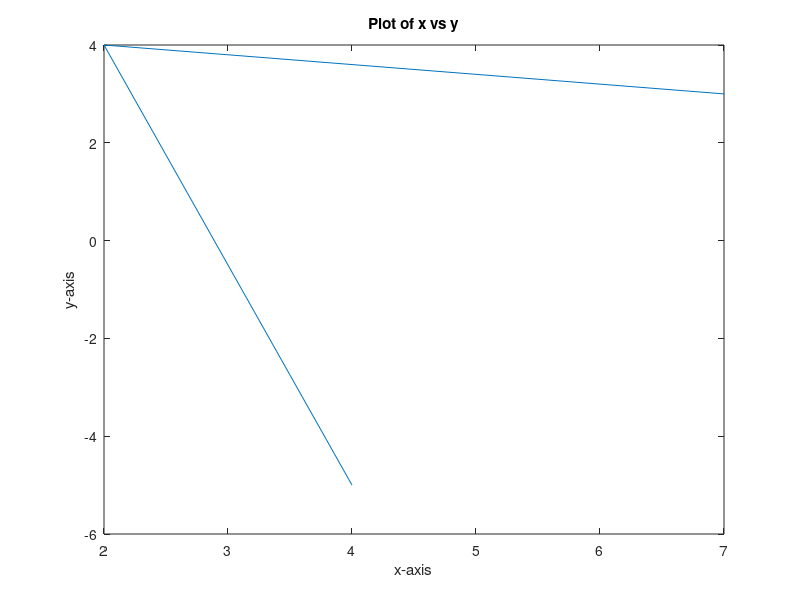
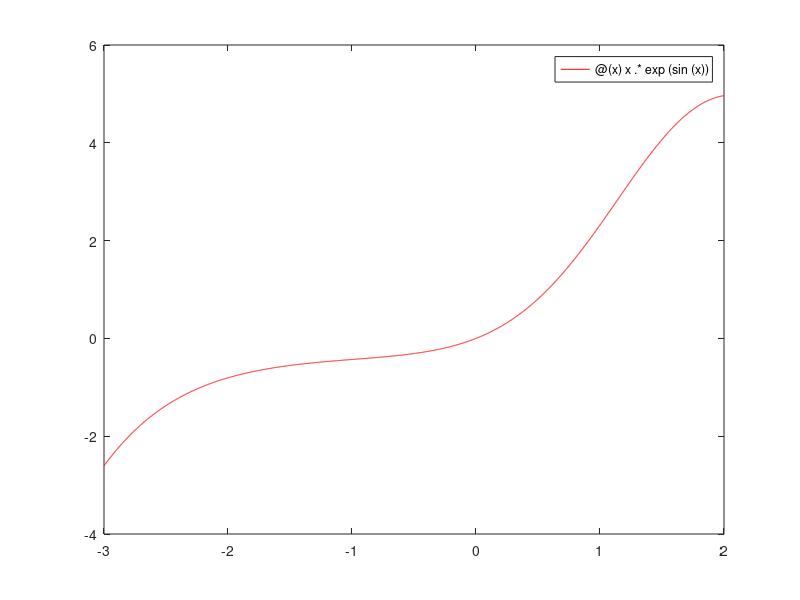
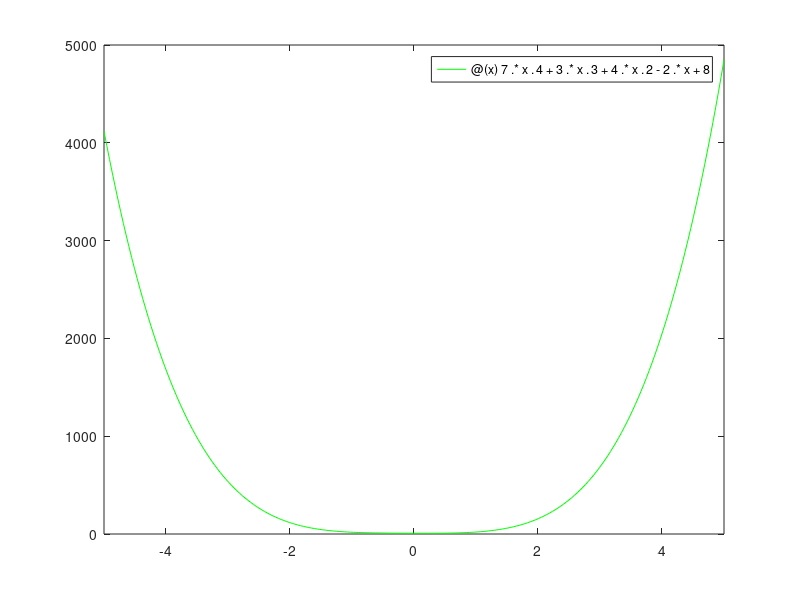

Reproduce these figures in MATLAB, in order.
clc
clear
% Iseseisev töö nr. 1

disp("Ülesanne 1.")
fprintf('a) %.4e\n', 2^(4^3)        );
fprintf('b) %.4f\n', (2^4)^3        );
fprintf('c) %.4f\n', log(cos(10^0)) );
fprintf('d) %.4f\n\n', log10(-pi)   );

disp("Ülesanne 2.")
fprintf('a) %.4f\n', 5*sqrt(3)/8 + 15*(1/13 - 2/(5*4^3) - 1/(8*2^5)) );
fprintf('b) %.4f\n\n', sqrt(2 + sqrt(2 + sqrt(2 + sqrt(2)))) );

disp("Ülesanne 3.")
tic;
(-64.)^(1/3)    % NOTE: What????
toc
%{ 
EDIT: See konkreetne sytnax loeb arvu -64 kui kompleksarvu 
ning avaldab selle järgmisel kujul:
     -64 = 64 * (-1 + 0j) = 64 * (cos(pi) + i*sin(pi)) .
Kuna antud arv on võetud ka astmesse, siis tuleb rakendada
de Moivre valemit
     z^n = r^n * (cos(n*phi) + i*sin(n*phi))
ehk
     z^n = 64^(1/3)*(cos(pi/3) + i*sin(pi/3)) =
         = 4 * (1/2 + i*sqrt(3)/2) = 
         = 2 + 2*sqrt(3)*i = 2 + 3.4641*i
%}

tic;
-64.^(1/3)      % Normaalne viis. Kõige kiirem.
toc

tic;
nthroot(-64, 3)
toc
fprintf("\n");

disp("Ülesanne 4.")
r = 3;
h = 13;
V = pi*(r^2)*h
fprintf("\n");

disp("Ülesanne 5.")
x4  = 4.0;
mn_ = 2.0;
pi  = 3;
%_x7 = 7.0;
y2z = 2.0;
%3y = 3.0;
fprintf("[OK] x4\n");
fprintf("[OK] mn_\n");
fprintf("[OK] pi\n");
fprintf("[X]  _x7\n");
fprintf("[OK] y2z\n");
fprintf("[X]  3y\n\n");

disp("Ülesanne 6.")
disp(1:6)      % võib ka lic [1:6]
disp(5:9)      % [5:9]
disp(1:3:10)   % [1:3:10]
disp(3:2:14)   % [3:2:14]
fprintf("\n");

disp("Ülesanne 7.")
disp("y = linspace(x1,x2) tagastab rea vektori, mis koosneb 100 ühtlaselt jaotatud punktist vahemikus x1 kuni x2.")
disp("y = linspace(x1,x2,n) genereerib n punkti. Punktide vahe on (x2-x1)/(n-1).")
fprintf("\n");

disp("Ülesanne 8.")
linspace(1,4,2)
linspace(1,4,6)
fprintf("\n");

disp("Ülesanne 9.")
disp("a ^ 3  - astendamine")
disp("a .^ 3 - komponentide kaupa astendamine")
fprintf("\n");

disp("Ülesanne 10.")
sum = 0.0;
for i = 1:51    % 2n-1=101 --> 2n=102 --> n=51
    sum = sum + 1/(2*i-1);
end
sum
fprintf("\n");

disp("Ülesanne 11.")
alpha = [0., 30., 45., 60., 90.];
for j = 1:length(alpha)
    disp( (sin(alpha(j)))^2 + (cos(alpha(j)))^2 == 1 )
end
fprintf("\n");

disp("Ülesanne 12.")
A = [ 4. -1. 3. 10.
      0.  7. 9. 12.
     21. -6. 2.  8.];

B = [15. -12.  0.  4.
      1.   6. -3.  1.
     -5.   5.  14.  20.]; 

C = [-4.   7.  3. 11.
     31. -18. -2.  4.
     70.   1.  2. 22.];

(5*A - 8*B) * transpose(C)
fprintf("\n");

disp("Ülesanne 13.")
[0, 1; 2, 3]^2
[0, 1; 2, 3].^2
fprintf("\n");

disp("Ülesanne 14.")
clear A B 
A = [1. -1.  3. 0.
     2.  0. -1. 2.];

B = [4. 2. -1. 2.
     3. 1.  5. 0.];

disp("A+B")
disp(A+B)
disp("A.*B")
disp(A.*B)
disp("A/B")
disp(A/B)
disp("A./B")
disp(A./B)
disp("A.^B")
disp(A.^B)
fprintf("\n");

disp("Ülesanne 15.")
clear A B
A = [1  5; 12 7; 4 3]
B = [-9 2 9; 15 6 11]

%C = A*B;
%fprintf('a) C = A*B %.4f\n', C);
%fprintf('b) C^T, C^-1, det(C) %.4f\n', C);

disp("a) C = A*B")
C = A*B

disp("b) C^T")
transpose(C)

disp("C^-1")
inv(C)    % NOTE: Pöördmaatriksit vist ei leidu.

disp("det(C)")
det(C)

fprintf("\nc) a_22 - 6b_13\n");
A(2,2) - 6*B(1,3)
fprintf("\n");


disp("Ülesanne 16.")
a = [4, 3 , -5, 6];
b = [8; -2; 1; 9];
fprintf('a*b = %.f \n\n', a*b);

disp("Ülesanne 17.")
clear A
A = [1 2 3 4 5 6 7; 9 7 5 3 1 -1 -3; 4 8 16 32 64 128 256]

%Alternatiivselt
A = zeros(3, 7);
for n = 1:7
    A(1, n) = n;
    A(2, n) = 9-2*(n-1);
    A(3, n) = 2^(2+(n-1));
end
A
fprintf("\n");

disp("Ülesanne 18.")
clear A
A = [ 5.  6. -2. 10.  4.  7.
      8.  1.  3.  0. -9. 12.
     -6.  5.  7. 24. 41.  5.
      3. -3. 15. -6.  2. -7.
      0. 41.  9. -1.  3.  8.];

A(4, 3)
A(4, :)
A(:, 2)
fprintf("\n");

disp("Ülesanne 19.")
a = rand(1)
b = rand(1)

disp('a)')
disp(a^3 * sqrt(b))

disp('b)')
disp( nthroot(a, 5) / (b - 3*log(a)) )
fprintf("\n");

disp("Ülesanne 20.")
disp("I = eye(n) tagastab n x n ühikmaatriksi, mille peadiagonaalil on ühed ja mujal nullid.")
disp("Suurus n on maatriksi ridade ja veergude arv. Samuti ka ühtede arv peadiagonaalil.")
fprintf("\n");

disp("Ülesanne 21.")
y = @(x) 7.*x.^4 + 3.*x.^3 + 4.*x.^2 - 2.*x + 8   % warning-free version
%y = @(x) 7*x^4 + 3*x^3 + 4*x^2 - 2*x + 8         % "improper vectorization"
figure(3)
fplot(y, [-5, 5], 'green')

disp("Ülesanne 22.")
x = [4 2 7]
y = [-5 4 3]
figure(1)
plot(x, y)
xlabel('x-axis')
ylabel('y-axis')
title('Plot of x vs y')

disp("Ülesanne 23.")
clear pi
pi = 4.0*atan(1.0);
x = 0:pi/100:2*pi;
y = @(x) x .* exp(sin(x)); 
figure(2)
fplot(y, [-3, 2], 'red')